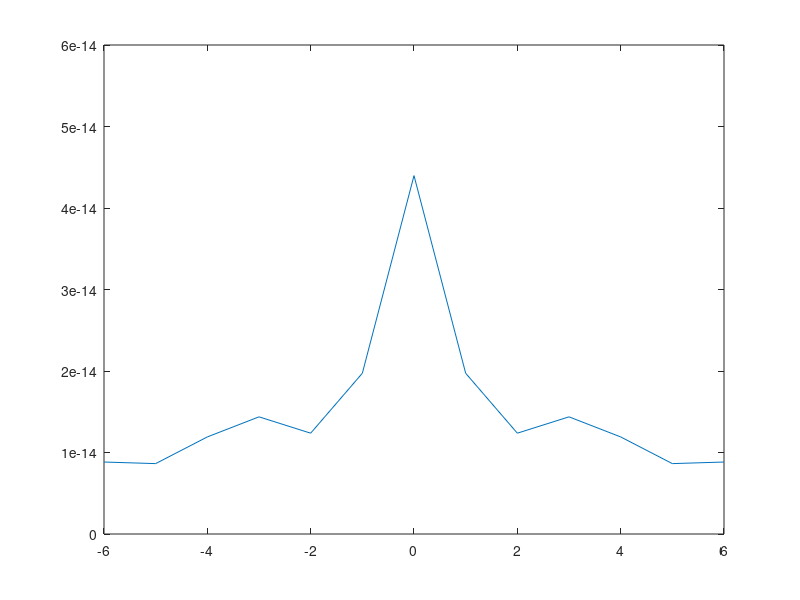

This chart was generated by the following MATLAB code:
%30
    fs = 30;
    s = 0:1/fs:1;
    f = 12;
    y = sin(2*pi*f*s);
    q = -fs/2:fs/2;
    plot(q,y);
    
    ffty = abs(fft(y));
    plot(q, ffty);
    
    fftshifty = fftshift(ffty);
    plot(q, fftshifty);

% 12    
    fs = 12;
    s = 0:1/fs:1;
    f = 12;
    y = sin(2*pi*f*s);
    q = -fs/2:fs/2;
    plot(q,y);
    
    ffty = abs(fft(y));
    plot(q, ffty);
    
    fftshifty = fftshift(ffty);
    plot(q, fftshifty);